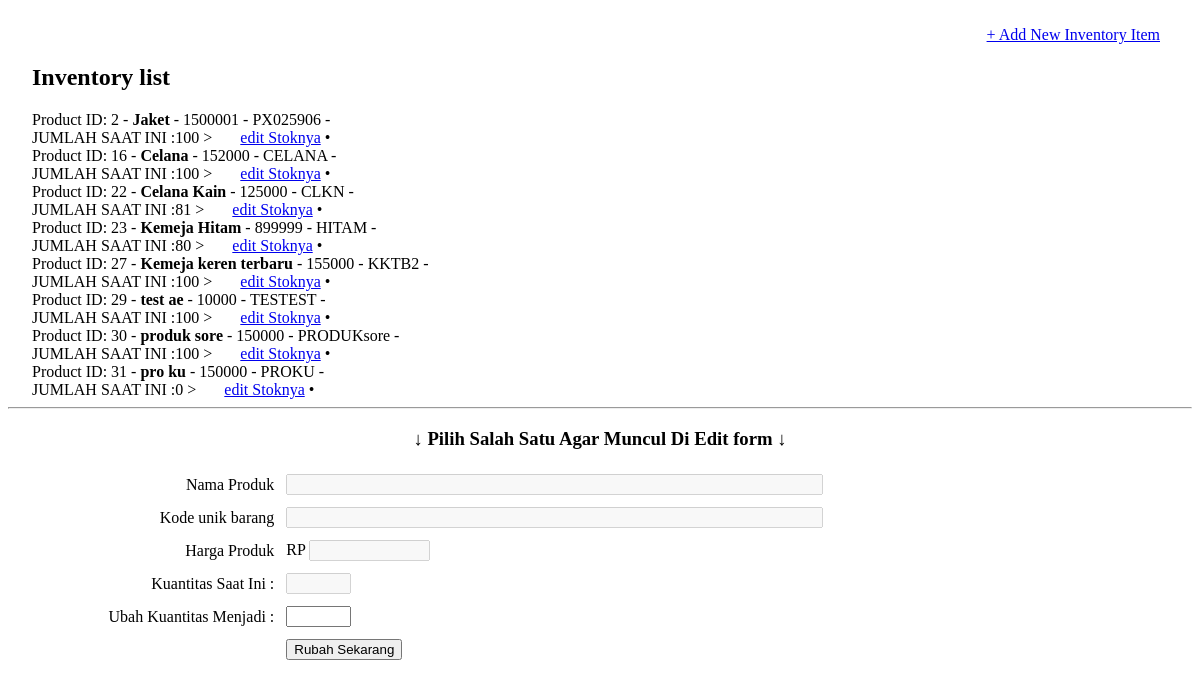
Before: /admin/halaman/stok_edit.php with the older database file.
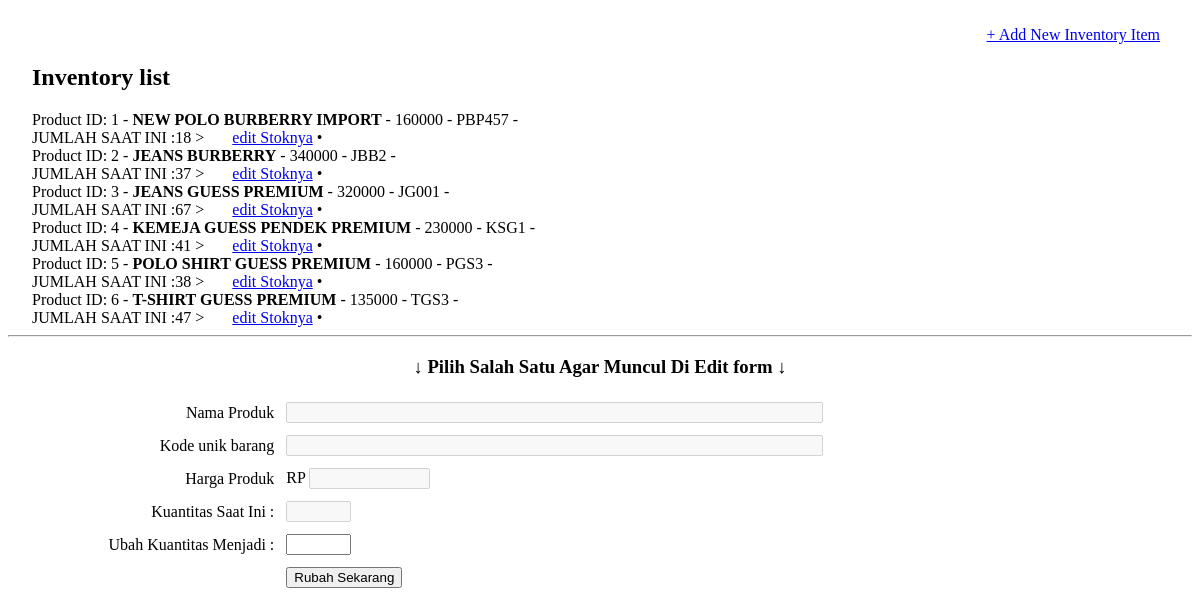
After: the same page with the newer database file.
### tables this page shows
CREATE TABLE IF NOT EXISTS `produk` (
  `no` bigint(20) unsigned NOT NULL AUTO_INCREMENT,
  `kode` varchar(31) NOT NULL DEFAULT '',
  `nama` varchar(63) NOT NULL DEFAULT '',
  `kategori_produk` bigint(20) unsigned NOT NULL,
  `deskripsi` text NOT NULL,
  `berat` double NOT NULL,
  `harga` double NOT NULL,
  `kuantitas` int(10) unsigned NOT NULL,
  PRIMARY KEY (`no`),
  UNIQUE KEY `kode` (`kode`),
  UNIQUE KEY `nama` (`nama`),
  KEY `kategori_produk` (`kategori_produk`)
);

### admin/halaman/stok_edit.php (the view, shortened to what this page needs)
<?php
$product_list = "";
$sql = mysql_query("SELECT * FROM produk ORDER BY no ASC");
$productCount = mysql_num_rows($sql);
if ($productCount > 0)
{
    while ($row = mysql_fetch_array($sql))
    {
        $id = $row["no"];
        $kode_unik = $row["kode"];
        $product_name = $row["nama"];
        $price = $row["harga"];
        $kuantitas = $row["kuantitas"];
        $product_list .= "Product ID: $id - <strong>$product_name</strong> - $price - $kode_unik -<br/>  JUMLAH SAAT INI :$kuantitas > &nbsp; &nbsp; &nbsp;
             <a href='index.php?halaman=stok_edit&pid=$id'>edit Stoknya</a> &bull;
             <br />";
    }
} else
{
    $product_list = "You have no products listed in your store yet";
}
?>
<body>
<div align="center" id="mainWrapper">
  <div id="pageContent"><br />
    <div align="right" style="margin-right:32px;"><a href="index.php?halaman=inventori#inventoryForm">+ Add New Inventory Item</a></div>
<div align="left" style="margin-left:24px;">
      <h2>Inventory list</h2>
      <?php echo $product_list; ?>
    </div>
    <hr />
    <h3>
    &darr; Pilih Salah Satu Agar Muncul Di Edit form &darr;
    </h3>
    <form action="index.php?halaman=stok_edit" name="myForm" id="myform" method="post">
    <table width="90%" border="0" cellspacing="0" cellpadding="6">
      <tr>
        <td width="20%" align="right">Nama Produk</td>
        <td><label>
          <input disabled="1" name="nama_produk" type="text" id="nama_produk" size="64" value="<? echo @$n3; ?>" />
        </label></td>
      </tr>
      <tr>
        <td align="right">
            Kode unik barang
        </td>
        <td>
            <input disabled="1" name="kode_unik" type="text" id="kode_unik" size="64" value="<? echo @$n2; ?>" />
        </td>
      </tr>
      <tr>
        <td align="right">Harga Produk</td>
        <td><label>
          RP
          <input disabled="1" name="harga" type="text" id="price" size="12" value="<? echo @$n7; ?>" />
        </label></td>
      </tr>
      <tr>
        <td align="right">
             Kuantitas Saat Ini :
        </td>
        <td>
            <input disabled="1" type="text" name="kuantitas_awal" size="5" value="<?php echo @$n8 ?>" />
        </td>
      </tr>
      <tr>
        <td align="right">
              Ubah Kuantitas Menjadi :
        </td>
        <td>
            <input type="text" name="kuantitas" size="5" />
        </td>
      </tr>
      <tr>
        <td>&nbsp;</td>
        <td><label>
          <input type="submit" name="button" id="button" value="Rubah Sekarang" />
        </label></td>
      </tr>
    </table>
    </form>
    <br />
  <br />
  </div>
</div>
</body>
</html>

Changed rows visible on the page:
removed produk: no "16", nama "Celana", harga "152000", kode "CELANA", kuantitas "100"
removed produk: no "22", nama "Celana Kain", harga "125000", kode "CLKN", kuantitas "81"
removed produk: no "23", nama "Kemeja Hitam", harga "899999", kode "HITAM", kuantitas "80"
removed produk: no "27", nama "Kemeja keren terbaru", harga "155000", kode "KKTB2", kuantitas "100"
removed produk: no "29", nama "test ae", harga "10000", kode "TESTEST", kuantitas "100"
removed produk: no "30", nama "produk sore", harga "150000", kode "PRODUKsore", kuantitas "100"
removed produk: no "31", nama "pro ku", harga "150000", kode "PROKU", kuantitas "0"
added produk: no "1", nama "NEW POLO BURBERRY IMPORT", harga "160000", kode "PBP457", kuantitas "18"
changed produk id 2: nama "Jaket" → "JEANS BURBERRY"; harga "1500001" → "340000"; kode "PX025906" → "JBB2"; kuantitas "100" → "37"
added produk: no "3", nama "JEANS GUESS PREMIUM", harga "320000", kode "JG001", kuantitas "67"
added produk: no "4", nama "KEMEJA GUESS PENDEK PREMIUM", harga "230000", kode "KSG1", kuantitas "41"
added produk: no "5", nama "POLO SHIRT GUESS PREMIUM", harga "160000", kode "PGS3", kuantitas "38"
added produk: no "6", nama "T-SHIRT GUESS PREMIUM", harga "135000", kode "TGS3", kuantitas "47"
